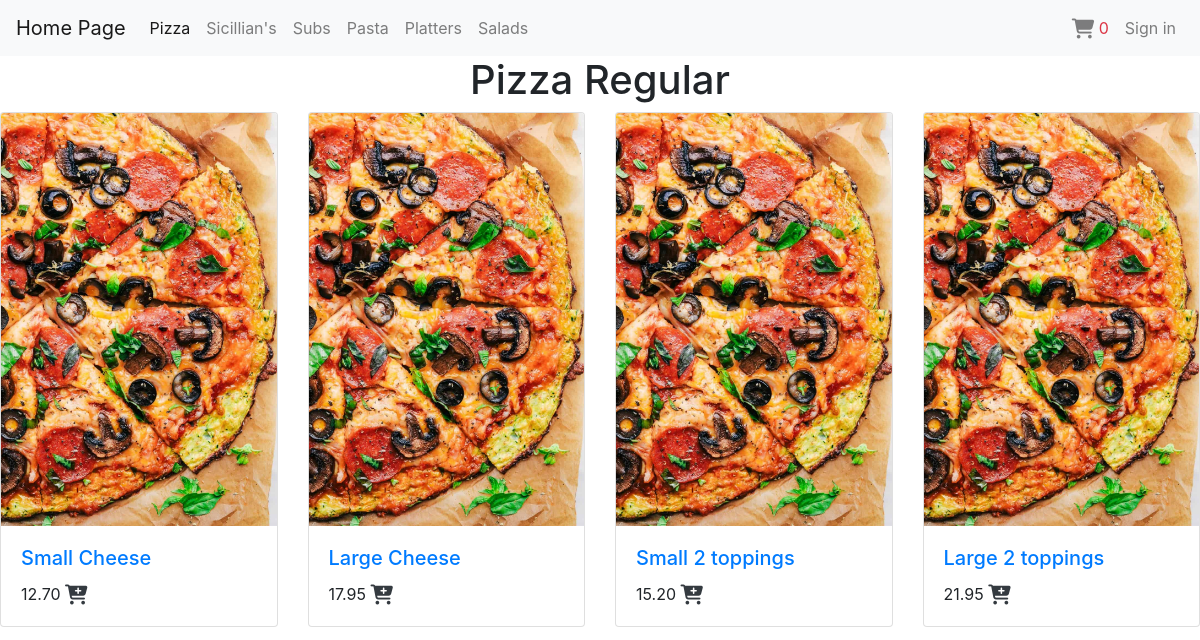
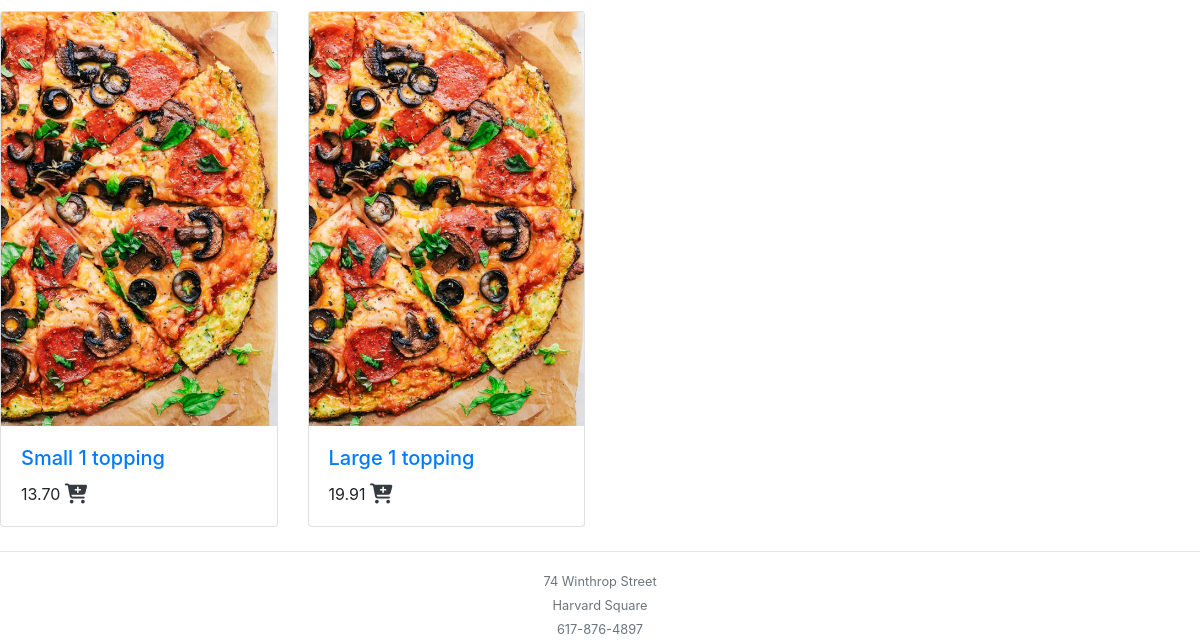
The app's page /food_type/1/, older data (2 pictures, top to bottom).
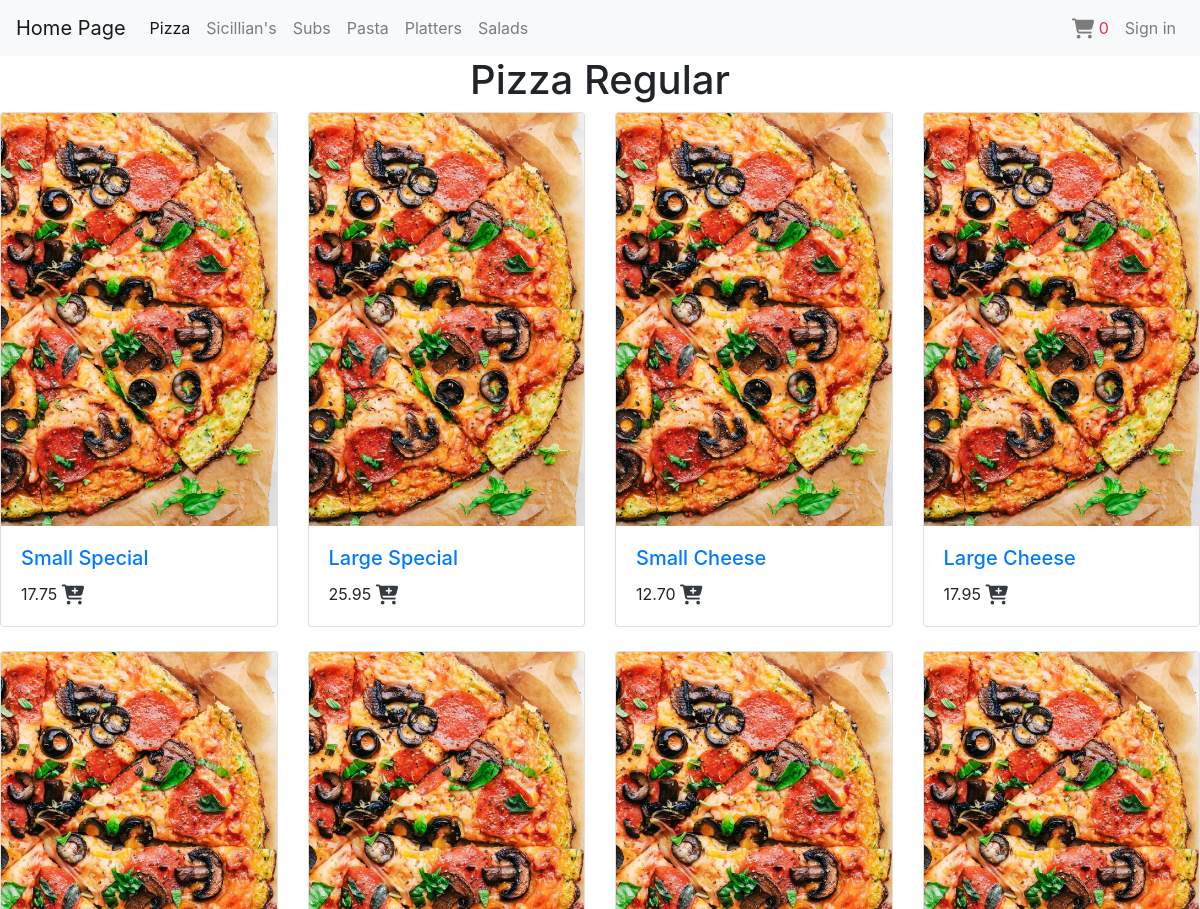
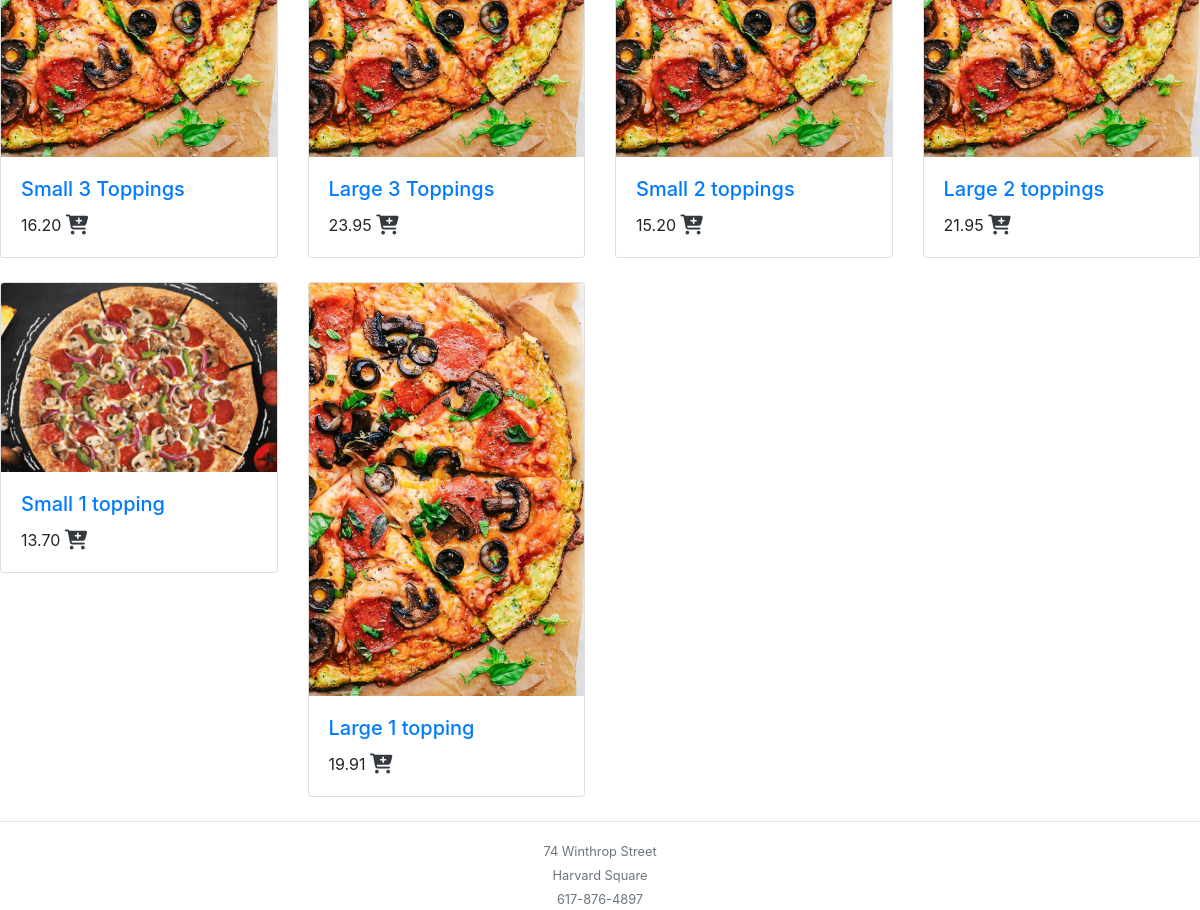
The same page, newer data (2 pictures, top to bottom).
### orders/models.py (models this page shows, shortened)
class Food(models.Model):
    name = models.CharField(max_length=30)
    size = models.CharField(max_length=5, choices=fSize)
    food_type = models.ForeignKey(
        Food_type, null=True, blank=True, on_delete=models.SET_NULL)
    topping_count = models.PositiveIntegerField(default=0)
    accepts_extra = models.BooleanField(default=False)
    price = models.DecimalField(decimal_places=2, max_digits=10)
    picture = models.ImageField(upload_to='foods/', default='default.gif')
    class Meta:
        ordering = ['-name']

### orders/views.py (the view)
# urls.py: path("food_type/<int:id>/", views.food_types, name="courses"),
def food_types(request, id=None):
    ftypes = get_object_or_404(Food_type, id=id)
    context = {
        "food_types": ftypes,
        'foods': Food.objects.filter(food_type=ftypes),
        'toppings': Topping.objects.all(),
    }
    return render(request, 'orders/courses.html', context)

### orders/templates/orders/courses.html (shortened to what this page needs)
{% extends "base.html" %}
{% block content %}
<h1 class='text-center'>{{food_types.name}}</h1>
<div class="row row-cols-1 row-cols-md-3  row-cols-lg-4 ">
{% for t in foods%}
  <div class="col mb-4">
    <div class="card">
      <a href='{% url "foods" t.id %}'><img src="{{t.picture.url}}" class="card-img-top" alt="{{t.name}}"></a>
      <div class="card-body">
        <a href='{% url "foods" t.id %}'> <h5 class="card-title">{{t.size|capfirst}} {{t.name}}</h5></a>
        <p class="card-text">{{t.price}} <a href='#'><i class="fas fa-cart-plus text-dark fa-lg"
          data-id='{{t.id}}' data-toppings='{{t.topping_count}}' data-price='{{t.price}}' data-extra='{{t.accepts_extra|lower}}'
          data-name='{{t.name}}' data-size='{{t.size}}' onclick='addMeToBasket(this,"b")'></i></a></p>
      </div>
    </div>
  </div>
{% endfor%}
</div>
{% endblock %}

Row changes from the older to the newer data that the page shows:
added Food: picture (placeholder picture), size "Small", name "Special", price "17.75", topping_count 5 (drawn)
added Food: picture (placeholder picture), size "Large", name "Special", price "25.95", topping_count 5 (drawn)
added Food: picture (placeholder picture), size "Small", name "3 Toppings", price "16.20", topping_count 3 (drawn)
added Food: picture (placeholder picture), size "Large", name "3 Toppings", price "23.95", topping_count 3 (drawn)
changed Food (number 9 of 10 on the later page): picture: a different picture
